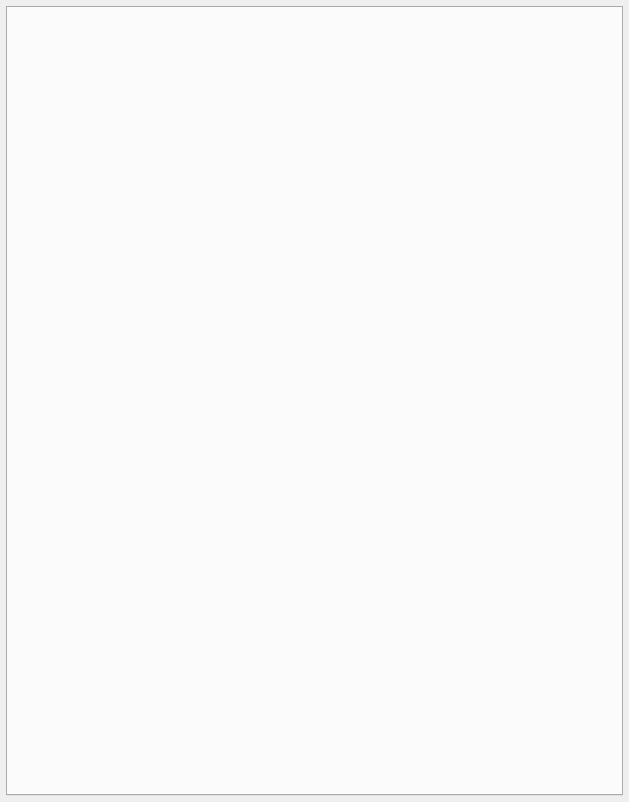
<?xml version="1.0" encoding="UTF-8"?>
<ui version="4.0">
 <class>SettingsDialog</class>
 <widget class="QDialog" name="SettingsDialog">
  <property name="windowModality">
   <enum>Qt::WindowModal</enum>
  </property>
  <property name="geometry">
   <rect>
    <x>0</x>
    <y>0</y>
    <width>629</width>
    <height>802</height>
   </rect>
  </property>
  <property name="windowTitle">
   <string>Settings</string>
  </property>
  <property name="windowIcon">
   <iconset resource="images.qrc">
    <normaloff>:/images/Settings-icon.png</normaloff>:/images/Settings-icon.png</iconset>
  </property>
  <property name="modal">
   <bool>true</bool>
  </property>
  <layout class="QHBoxLayout" name="horizontalLayout_2">
   <property name="spacing">
    <number>3</number>
   </property>
   <property name="leftMargin">
    <number>3</number>
   </property>
   <property name="topMargin">
    <number>3</number>
   </property>
   <property name="rightMargin">
    <number>3</number>
   </property>
   <property name="bottomMargin">
    <number>3</number>
   </property>
   <item>
    <widget class="QWidget" name="widget" native="true">
     <layout class="QHBoxLayout" name="horizontalLayout">
      <property name="spacing">
       <number>3</number>
      </property>
      <property name="leftMargin">
       <number>3</number>
      </property>
      <property name="topMargin">
       <number>3</number>
      </property>
      <property name="rightMargin">
       <number>3</number>
      </property>
      <property name="bottomMargin">
       <number>3</number>
      </property>
      <item>
       <widget class="QTabWidget" name="tabWidget">
        <property name="currentIndex">
         <number>-1</number>
        </property>
        <property name="tabsClosable">
         <bool>false</bool>
        </property>
       </widget>
      </item>
     </layout>
    </widget>
   </item>
  </layout>
 </widget>
 <resources>
  <include location="images.qrc"/>
 </resources>
 <connections/>
</ui>
